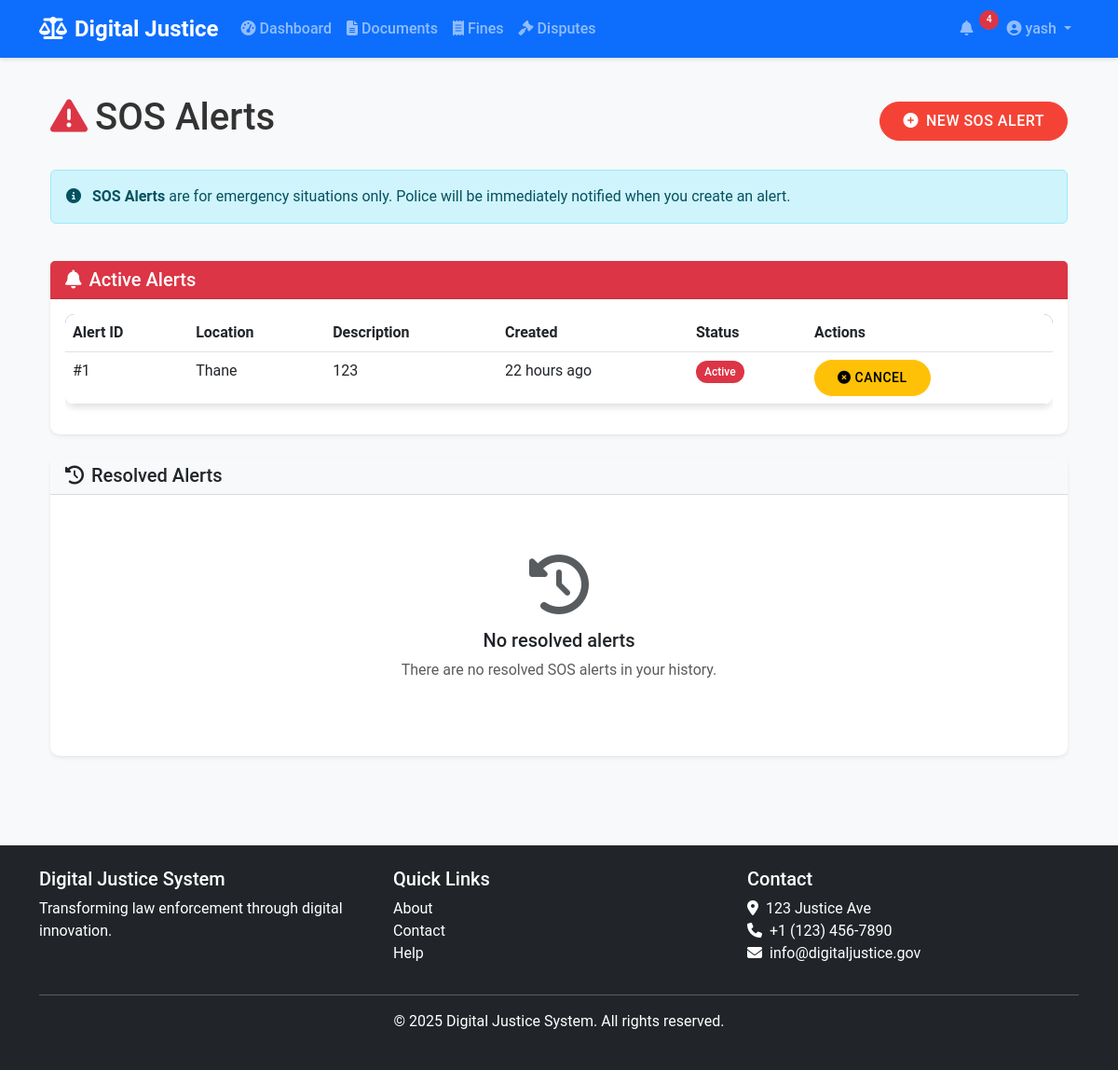
The page /communication/sos (signed in) on the database its author committed.
### app/models/user.py (models this page shows, shortened)
class User(db.Model, UserMixin):
    __tablename__ = 'users'
    id = db.Column(db.Integer, primary_key=True)
    username = db.Column(db.String(64), unique=True, index=True)
    email = db.Column(db.String(120), unique=True, index=True)
    password_hash = db.Column(db.String(128))
    first_name = db.Column(db.String(64))
    last_name = db.Column(db.String(64))
    phone = db.Column(db.String(20))
    address = db.Column(db.String(256))
    role = db.Column(db.String(20), default='citizen')  # citizen, police, court, admin
    created_at = db.Column(db.DateTime, default=datetime.utcnow)
    last_login = db.Column(db.DateTime)
    is_active = db.Column(db.Boolean, default=True)
    documents = db.relationship('Document', foreign_keys='Document.user_id', backref='owner', lazy='dynamic')
    verified_documents = db.relationship('Document', foreign_keys='Document.verified_by', backref='verifier', lazy='dynamic')
    fines = db.relationship('Fine', foreign_keys='Fine.user_id', backref='user', lazy='dynamic')
    issued_fines = db.relationship('Fine', foreign_keys='Fine.issued_by', backref='issuer', lazy='dynamic')
    disputes = db.relationship('Dispute', foreign_keys='Dispute.user_id', backref='user', lazy='dynamic')
    assigned_disputes = db.relationship('Dispute', foreign_keys='Dispute.assigned_to', backref='assigned_officer', lazy='dynamic')
    sent_messages = db.relationship('Message', foreign_keys='Message.sender_id', backref='sender', lazy='dynamic')
    received_messages = db.relationship('Message', foreign_keys='Message.recipient_id', backref='recipient', lazy='dynamic')
    def is_admin(self):
        return self.role == 'admin'
    def is_police(self):
        return self.role == 'police'
    def is_citizen(self):
        return self.role == 'citizen'

### app/models/communication.py (models this page shows, shortened)
class SOSAlert(db.Model):
    __tablename__ = 'sos_alerts'
    id = db.Column(db.Integer, primary_key=True)
    user_id = db.Column(db.Integer, db.ForeignKey('users.id'), nullable=False)
    location = db.Column(db.String(256))
    description = db.Column(db.Text)
    status = db.Column(db.String(20), default='active')  # active, resolved, false_alarm
    created_at = db.Column(db.DateTime, default=datetime.utcnow)
    resolved_at = db.Column(db.DateTime)
    resolved_by = db.Column(db.Integer, db.ForeignKey('users.id'))
    resolution_notes = db.Column(db.Text)
    user = db.relationship('User', foreign_keys=[user_id], backref='sos_alerts')
    resolver = db.relationship('User', foreign_keys=[resolved_by])

### app/routes/communication.py (the view)
@communication_bp.route('/sos')
@login_required
def sos_alerts():
    if current_user.is_admin() or current_user.is_police():
        active_alerts = SOSAlert.query.filter_by(status='active').order_by(SOSAlert.created_at.desc()).all()
        resolved_alerts = SOSAlert.query.filter(SOSAlert.status != 'active').order_by(SOSAlert.created_at.desc()).all()
    else:
        active_alerts = SOSAlert.query.filter_by(user_id=current_user.id, status='active').order_by(SOSAlert.created_at.desc()).all()
        resolved_alerts = SOSAlert.query.filter_by(user_id=current_user.id).filter(SOSAlert.status != 'active').order_by(SOSAlert.created_at.desc()).all()
    return render_template('communication/sos_alerts.html', active_alerts=active_alerts, resolved_alerts=resolved_alerts)

### app/models/user.py (called while the page is built)
@login_manager.user_loader
def load_user(user_id):
    return User.query.get(int(user_id))

### app/templates/communication/sos_alerts.html (shortened to what this page needs)
{% extends 'base.html' %}
{% block content %}
<div class="container">
    <div class="d-flex justify-content-between align-items-center mb-4">
        <h1><i class="fas fa-exclamation-triangle text-danger me-2"></i>SOS Alerts</h1>
        {% if current_user.is_citizen() %}
            <a href="{{ url_for('communication.new_sos') }}" class="btn btn-danger">
                <i class="fas fa-plus-circle me-2"></i>New SOS Alert
            </a>
        {% endif %}
    </div>
    <div class="row mb-4">
        <div class="col-md-12">
            <div class="alert alert-info">
                <i class="fas fa-info-circle me-2"></i>
                <strong>SOS Alerts</strong> are for emergency situations only. Police will be immediately notified when you create an alert.
            </div>
        </div>
    </div>
    <div class="card shadow-sm mb-4">
        <div class="card-header bg-danger text-white">
            <h5 class="mb-0"><i class="fas fa-bell me-2"></i>Active Alerts</h5>
        </div>
        <div class="card-body">
            {% if active_alerts %}
                <div class="table-responsive">
                    <table class="table table-hover">
                        <thead>
                            <tr>
                                <th>Alert ID</th>
                                <th>Location</th>
                                <th>Description</th>
                                <th>Created</th>
                                <th>Status</th>
                                <th>Actions</th>
                            </tr>
                        </thead>
                        <tbody>
                            {% for alert in active_alerts %}
                                <tr>
                                    <td>#{{ alert.id }}</td>
                                    <td>{{ alert.location }}</td>
                                    <td>{{ alert.description }}</td>
                                    <td>{{ alert.created_at|timeago }}</td>
                                    <td><span class="badge bg-danger">Active</span></td>
                                    <td>
                                        {% if current_user.is_police() or current_user.is_admin() %}
                                            <a href="{{ url_for('communication.resolve_sos', sos_id=alert.id) }}" class="btn btn-sm btn-success">
                                                <i class="fas fa-check-circle"></i> Resolve
                                            </a>
                                        {% elif current_user.is_citizen() and alert.user_id == current_user.id %}
                                            <a href="{{ url_for('communication.cancel_sos', alert_id=alert.id) }}" class="btn btn-sm btn-warning">
                                                <i class="fas fa-times-circle"></i> Cancel
                                            </a>
                                        {% endif %}
                                    </td>
                                </tr>
                            {% endfor %}
                        </tbody>
                    </table>
                </div>
            {% else %}
                <div class="text-center py-5">
                    <i class="fas fa-check-circle text-success fa-4x mb-3"></i>
                    <h5>No active alerts</h5>
                    <p class="text-muted">There are currently no active SOS alerts.</p>
                </div>
            {% endif %}
        </div>
    </div>
    <div class="card shadow-sm">
        <div class="card-header bg-light">
            <h5 class="mb-0"><i class="fas fa-history me-2"></i>Resolved Alerts</h5>
        </div>
        <div class="card-body">
            {% if resolved_alerts %}
                <div class="table-responsive">
                    <table class="table table-hover">
                        <thead>
                            <tr>
                                <th>Alert ID</th>
                                <th>Location</th>
                                <th>Description</th>
                                <th>Created</th>
                                <th>Resolved</th>
                                <th>Status</th>
                                <th>Resolved By</th>
                                <th>Notes</th>
                            </tr>
                        </thead>
                        <tbody>
                            {% for alert in resolved_alerts %}
                                <tr>
                                    <td>#{{ alert.id }}</td>
                                    <td>{{ alert.location }}</td>
                                    <td>{{ alert.description }}</td>
                                    <td>{{ alert.created_at.strftime('%d %b, %Y %H:%M') }}</td>
                                    <td>{{ alert.resolved_at.strftime('%d %b, %Y %H:%M') if alert.resolved_at else 'N/A' }}</td>
                                    <td>
                                        {% if alert.status == 'resolved' %}
                                            <span class="badge bg-success">Resolved</span>
                                        {% elif alert.status == 'false_alarm' %}
                                            <span class="badge bg-warning">False Alarm</span>
                                        {% else %}
                                            <span class="badge bg-secondary">{{ alert.status|title }}</span>
                                        {% endif %}
                                    </td>
                                    <td>
                                        {% if alert.resolver %}
                                            {{ alert.resolver.first_name }} {{ alert.resolver.last_name }}
                                        {% else %}
                                            N/A
                                        {% endif %}
                                    </td>
                                    <td>{{ alert.resolution_notes or 'No notes' }}</td>
                                </tr>
                            {% endfor %}
                        </tbody>
                    </table>
                </div>
            {% else %}
                <div class="text-center py-5">
                    <i class="fas fa-history text-muted fa-4x mb-3"></i>
                    <h5>No resolved alerts</h5>
                    <p class="text-muted">There are no resolved SOS alerts in your history.</p>
                </div>
            {% endif %}
        </div>
    </div>
</div>
{% endblock %}

### app/templates/base.html (shortened to what this page needs)
<!DOCTYPE html>
<html lang="en">
<head>
    <link href="https://cdn.jsdelivr.net/npm/bootstrap@5.3.0/dist/css/bootstrap.min.css" rel="stylesheet">
    <link rel="stylesheet" href="https://cdnjs.cloudflare.com/ajax/libs/font-awesome/6.4.0/css/all.min.css">
    <link rel="stylesheet" href="{{ url_for('static', filename='css/style.css') }}">
</head>
<body>
    <nav class="navbar navbar-expand-lg navbar-dark bg-primary sticky-top">
        <div class="container">
            <a class="navbar-brand" href="{{ url_for('main.index') }}">
                <i class="fas fa-balance-scale me-2"></i>Digital Justice
            </a>
            <div class="collapse navbar-collapse" id="navbarNav">
                <ul class="navbar-nav me-auto">
                    {% if current_user.is_authenticated %}
                    <li class="nav-item">
                        <a class="nav-link" href="{{ url_for('main.dashboard') }}">
                            <i class="fas fa-tachometer-alt me-1"></i>Dashboard
                        </a>
                    </li>
                    <li class="nav-item">
                        <a class="nav-link" href="{{ url_for('document.index') }}">
                            <i class="fas fa-file-alt me-1"></i>Documents
                        </a>
                    </li>
                    <li class="nav-item">
                        <a class="nav-link" href="{{ url_for('fine.index') }}">
                            <i class="fas fa-receipt me-1"></i>Fines
                        </a>
                    </li>
                    <li class="nav-item">
                        <a class="nav-link" href="{{ url_for('dispute.index') }}">
                            <i class="fas fa-gavel me-1"></i>Disputes
                        </a>
                    </li>
                    {% endif %}
                </ul>
                <ul class="navbar-nav">
                    {% if current_user.is_authenticated %}
                    <li class="nav-item dropdown">
                        <a class="nav-link dropdown-toggle" href="#" id="communicationDropdown" role="button" data-bs-toggle="dropdown">
                            <i class="fas fa-bell me-1"></i>
                            <span class="badge bg-danger rounded-pill notification-badge" id="notification-count">
                                {{ current_user.notifications|selectattr('is_read', 'equalto', false)|list|length }}
                            </span>
                        </a>
                    </li>
                    <li class="nav-item dropdown">
                        <a class="nav-link dropdown-toggle" href="#" id="userDropdown" role="button" data-bs-toggle="dropdown">
                            <i class="fas fa-user-circle me-1"></i>{{ current_user.username }}
                        </a>
                    </li>
                    {% endif %}
                </ul>
            </div>
        </div>
    </nav>
    <main class="container py-4">
        {% block content %}{% endblock %}
    </main>
    <footer class="bg-dark text-white py-4 mt-5">
        <div class="container">
            <div class="row">
                <div class="col-md-4">
                    <h5>Digital Justice System</h5>
                    <p>Transforming law enforcement through digital innovation.</p>
                </div>
                <div class="col-md-4">
                    <h5>Quick Links</h5>
                    <ul class="list-unstyled">
                        <li><a href="{{ url_for('main.about') }}" class="text-white">About</a></li>
                        <li><a href="{{ url_for('main.contact') }}" class="text-white">Contact</a></li>
                        <li><a href="{{ url_for('main.help') }}" class="text-white">Help</a></li>
                    </ul>
                </div>
                <div class="col-md-4">
                    <h5>Contact</h5>
                    <address>
                        <i class="fas fa-map-marker-alt me-2"></i>123 Justice Ave<br>
                        <i class="fas fa-phone me-2"></i>+1 (123) 456-7890<br>
                        <i class="fas fa-envelope me-2"></i>info@digitaljustice.gov
                    </address>
                </div>
            </div>
            <hr>
            <div class="text-center">
                <p>&copy; 2025 Digital Justice System. All rights reserved.</p>
            </div>
        </div>
    </footer>
</body>
</html>

### app/static/css/style.css (style rules this page uses)
:root { --primary-color: #3f51b5; --secondary-color: #ff4081; --accent-color: #00bcd4; --success-color: #4caf50; --warning-color: #ff9800; --danger-color: #f44336; --dark-color: #212121; --light-color: #f5f5f5; --text-color: #333333; --gray-color: #9e9e9e; }
body { font-family: 'Roboto', sans-serif; color: var(--text-color); background-color: #f8f9fa; min-height: 100vh; display: flex; flex-direction: column; }
main { flex: 1; }
.navbar { box-shadow: 0 2px 4px rgba(0, 0, 0, 0.1); }
.navbar-brand { font-weight: 700; font-size: 1.5rem; }
.nav-link { font-weight: 500; }
.notification-badge { position: absolute; top: 0; right: 0; font-size: 0.65rem; }
.card { border: none; border-radius: 10px; box-shadow: 0 4px 6px rgba(0, 0, 0, 0.1); transition: transform 0.3s ease, box-shadow 0.3s ease; margin-bottom: 1.5rem; }
.card-header { background-color: rgba(0, 0, 0, 0.03); border-bottom: 1px solid rgba(0, 0, 0, 0.125); font-weight: 600; }
.btn { border-radius: 50px; padding: 0.5rem 1.5rem; font-weight: 500; text-transform: uppercase; letter-spacing: 0.5px; transition: all 0.3s ease; }
.btn-danger { background-color: var(--danger-color); border-color: var(--danger-color); }
.table { border-radius: 10px; overflow: hidden; box-shadow: 0 4px 6px rgba(0, 0, 0, 0.1); }
.table thead { background-color: var(--primary-color); color: white; }
.badge { padding: 0.5em 0.75em; font-weight: 500; border-radius: 50px; }
footer { margin-top: auto; }
footer a { text-decoration: none; transition: color 0.3s ease; }

### rows shown on the page
User: username "yash"
SOSAlert: id "1", location "Thane", description "123", created_at "22 hours ago"
